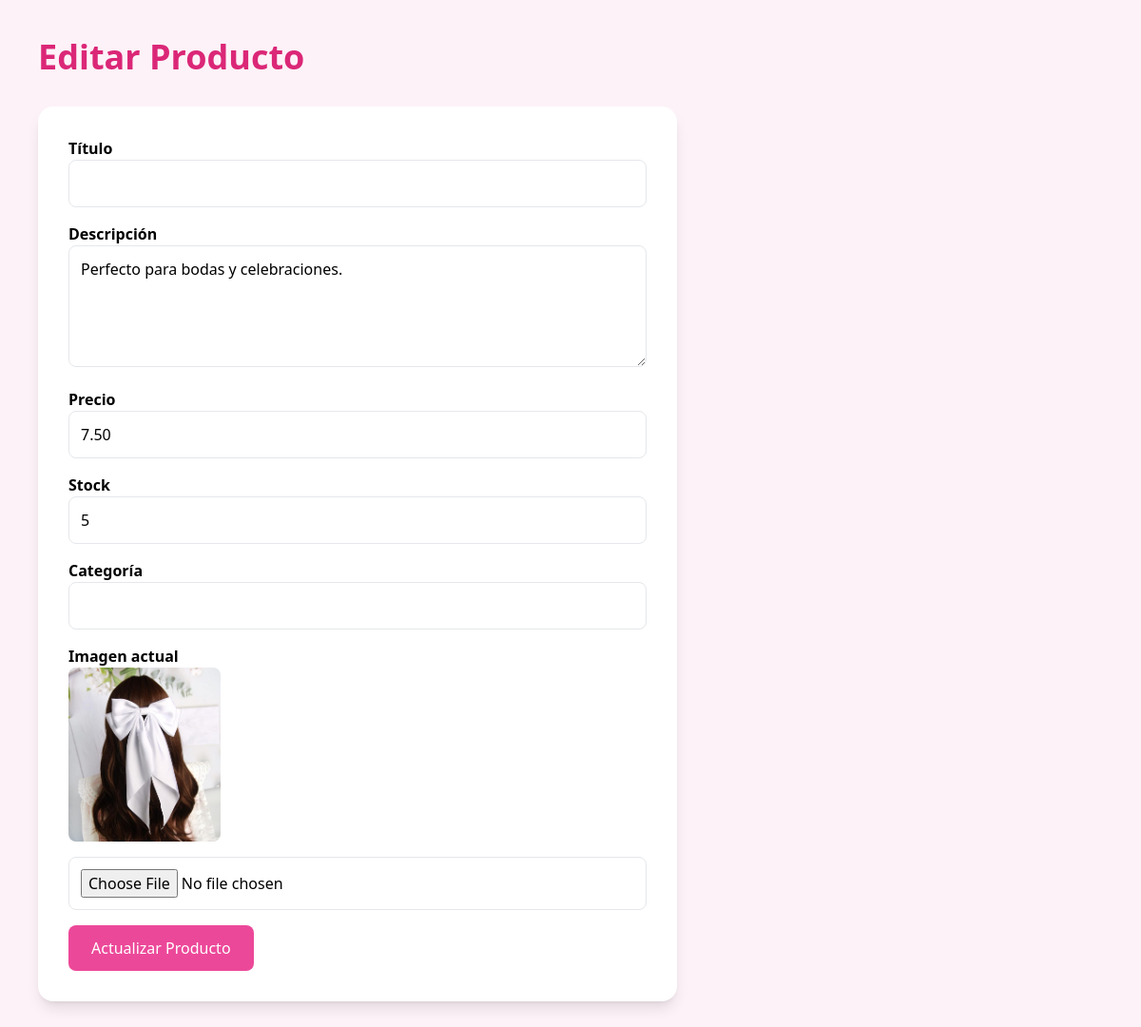
Screenshot of /tienda-online/editar.php?id=2 with the database file from the repository.
### tables this page shows
CREATE TABLE `productos` (
  `id` int NOT NULL,
  `nombre` varchar(100) NOT NULL,
  `descripcion` text,
  `precio` decimal(10,2) NOT NULL,
  `stock` int NOT NULL DEFAULT '0',
  `imagen` varchar(255) DEFAULT 'default.jpg'
);

### tienda-online/editar.php (the view, shortened to what this page needs)
<?php
require_once("conexion.php");
$id = $_GET['id'];
$sql = $conexion->prepare(
"SELECT * FROM productos WHERE id=?"
);
$sql->execute([$id]);
$producto = $sql->fetch(PDO::FETCH_ASSOC);
?>
<!DOCTYPE html>
<html lang="es">
<head>
<script src="https://cdn.tailwindcss.com"></script>
</head>
<body class="bg-pink-50 p-10">
<h1 class="text-4xl font-bold text-pink-600 mb-8">
Editar Producto
</h1>
<form
method="POST"
enctype="multipart/form-data"
class="bg-white p-8 rounded-2xl shadow-lg max-w-2xl">
<div class="mb-4">
<label class="font-bold">
Título
</label>
<input
type="text"
name="titulo"
value="<?php echo $producto['titulo']; ?>"
class="w-full border p-3 rounded-lg">
</div>
<div class="mb-4">
<label class="font-bold">
Descripción
</label>
<textarea
name="descripcion"
class="w-full border p-3 rounded-lg h-32"><?php echo $producto['descripcion']; ?></textarea>
</div>
<div class="mb-4">
<label class="font-bold">
Precio
</label>
<input
type="number"
step="0.01"
name="precio"
value="<?php echo $producto['precio']; ?>"
class="w-full border p-3 rounded-lg">
</div>
<div class="mb-4">
<label class="font-bold">
Stock
</label>
<input
type="number"
name="stock"
value="<?php echo $producto['stock']; ?>"
class="w-full border p-3 rounded-lg">
</div>
<div class="mb-4">
<label class="font-bold">
Categoría
</label>
<input
type="text"
name="categoria"
value="<?php echo $producto['categoria']; ?>"
class="w-full border p-3 rounded-lg">
</div>
<div class="mb-4">
<label class="font-bold">
Imagen actual
</label>
<img
src="uploads/<?php echo $producto['imagen']; ?>"
class="w-40 rounded-lg mb-4">
<input
type="file"
name="imagen"
class="w-full border p-3 rounded-lg">
</div>
<button
type="submit"
name="actualizar"
class="bg-pink-500 hover:bg-pink-600 text-white px-6 py-3 rounded-lg">
Actualizar Producto
</button>
</form>
</body>
</html>

### rows the page displays
productos: descripcion "Perfecto para bodas y celebraciones.", precio "7.50", stock "5", imagen (picture)
